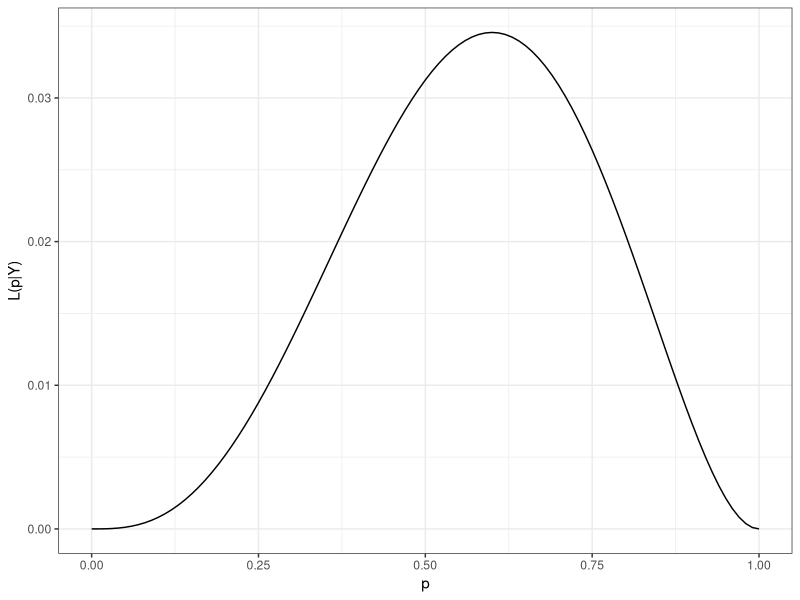

This chart was generated by the following R code:
## ---- chunk 1
library(tidyverse)
p <- seq(0, 1, 0.01)
y <- p^3*(1 - p)^2
data.frame(p, y) %>%
  ggplot(aes(x = p, y = y)) +
  geom_line() +
  theme_bw() +
  labs(x = "p", y = "L(p|Y)")
